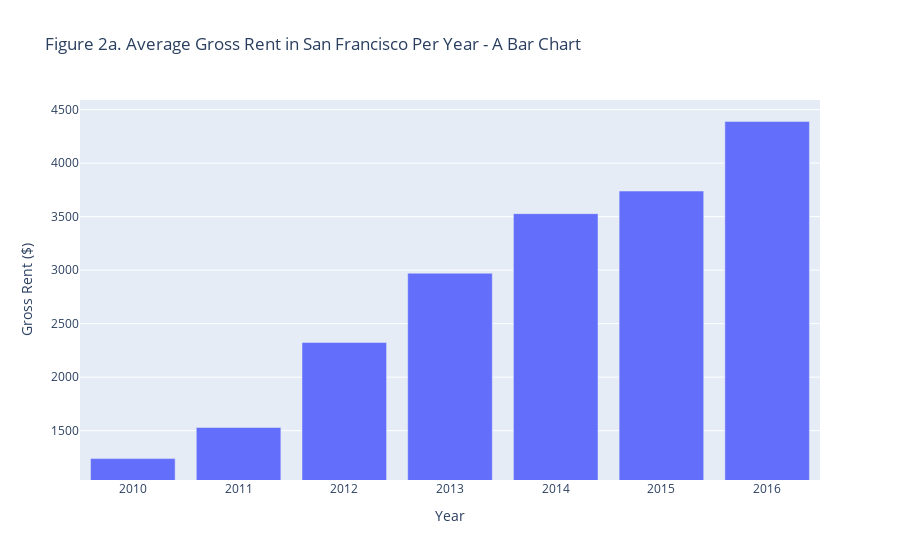

Here is the notebook cell this chart was saved with:
### Code cell
# Plot the Average Gross Rent per Year as a Bar Chart 
padding_rent = 200
min = gross_rent_grp.min()["gross_rent"] - padding_rent
max = gross_rent_grp.max()["gross_rent"] + padding_rent
    
plot_gross_rent_bar = px.bar(
    gross_rent_grp, x="year", y="gross_rent", title="Figure 2a. Average Gross Rent in San Francisco Per Year - A Bar Chart",
    range_y = [min, max],
    labels={"year": "Year", "gross_rent": "Gross Rent ($)"},
)
plot_gross_rent_bar

### Figure 1 — Plotly figure (JSON) as saved in the notebook; plotly's stock layout.template omitted (floating-point values rounded to 4 significant figures)
{"data": [{"alignmentgroup": "True", "hoverlabel": {"namelength": 0}, "hovertemplate": "Year=%{x}<br>Gross Rent ($)=%{y}", "legendgroup": "", "marker": {"color": "#636efa"}, "name": "", "offsetgroup": "", "orientation": "v", "showlegend": false, "textposition": "auto", "type": "bar", "x": [2010, 2011, 2012, 2013, 2014, 2015, 2016], "xaxis": "x", "y": [1239, 1530, 2324, 2971, 3528, 3739, 4390], "yaxis": "y"}], "layout": {"autosize": true, "barmode": "relative", "legend": {"tracegroupgap": 0}, "title": {"text": "Figure 2a. Average Gross Rent in San Francisco Per Year - A Bar Chart"}, "xaxis": {"anchor": "y", "autorange": true, "domain": [0, 1], "range": [2010.0, 2016.0], "title": {"text": "Year"}, "type": "linear"}, "yaxis": {"anchor": "x", "domain": [0, 1], "range": [1039, 4590], "title": {"text": "Gross Rent ($)"}, "type": "linear"}}}
